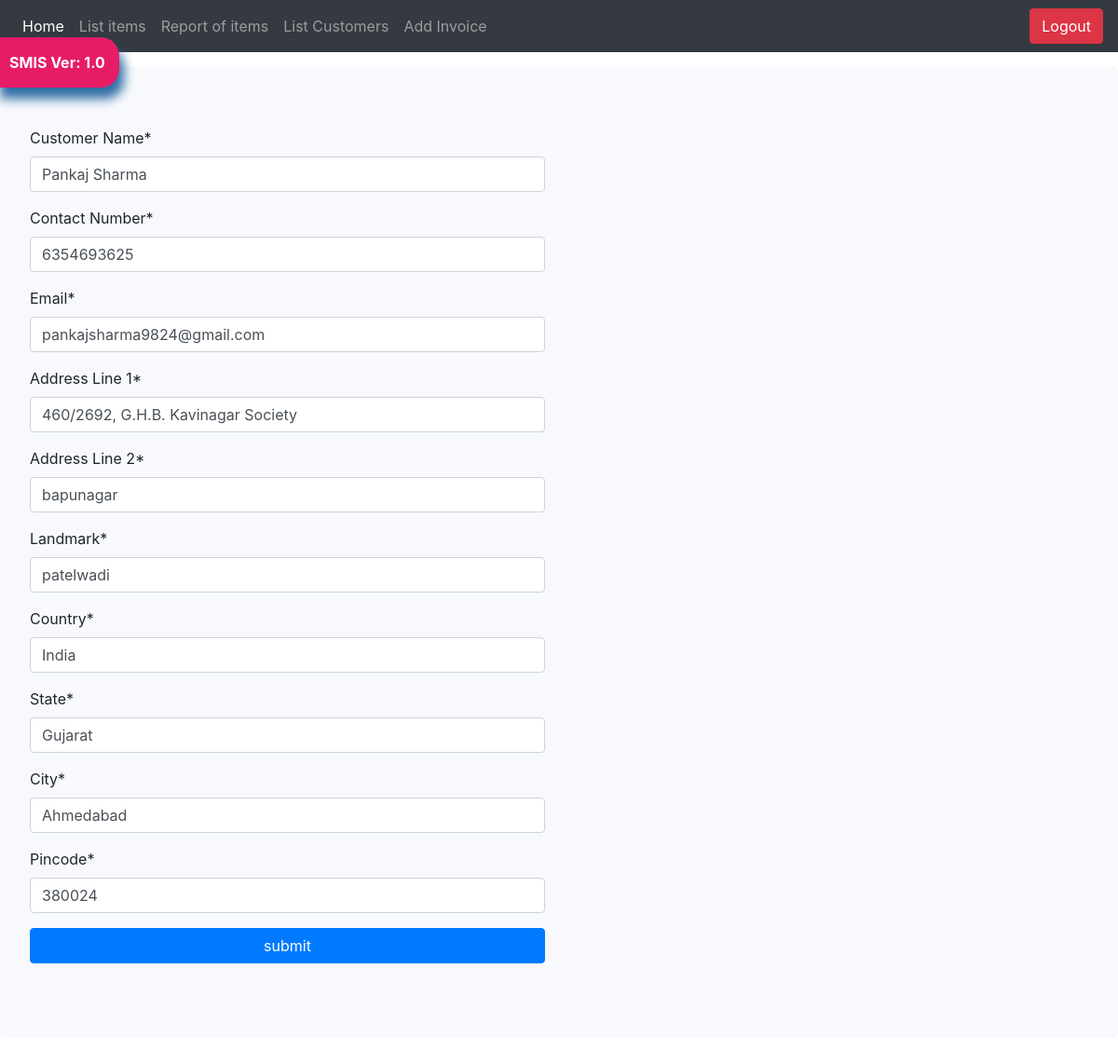
Screenshot of /customer_update/3/ with the database file from the repository.
### stockmanagement/models.py (models this page shows, shortened)
class CustomerDetails(models.Model):
    cust_name = models.CharField(max_length=50,verbose_name='Customer Name')
    contact_num = models.IntegerField(verbose_name='Contact Number')
    email = models.CharField(max_length=50,default="")
    address = models.CharField(max_length=90,verbose_name='Address Line 1')
    address_2 = models.CharField(max_length=90,verbose_name='Address Line 2')
    landmark = models.CharField(max_length=50,verbose_name='Landmark')
    country = models.CharField(max_length=50,verbose_name='Country')
    state = models.CharField(max_length=50,verbose_name='State')
    city = models.CharField(max_length=50,verbose_name='City')
    pincode = models.IntegerField(verbose_name='Pincode')

### stockmanagement/views.py (the view)
# urls.py: path('customer_update/<str:pk>/', views.update_customer, name="update_customer"),
def update_customer(request, pk):
        queryset = CustomerDetails.objects.get(id=pk)
        form = CustomerUpdateForm(instance=queryset)
        if request.method == 'POST':
            form = CustomerUpdateForm(request.POST, instance=queryset)
            if form.is_valid():
                form.save()
                messages.success(request, 'Successfully Updated')
                return redirect('/customer_view')
        context = {
            'form':form,
            'title':"Update Customer details"
        }
        return render(request, 'customerform.html', context)

### stockmanagement/forms.py
class CustomerUpdateForm(forms.ModelForm):
	class Meta:
		model = CustomerDetails
		fields = '__all__'

### stockmanagement/templates/customerform.html (shortened to what this page needs)
{% load static %}
{% include 'navbar.html' %}
{% load crispy_forms_tags %}
<html>
    <head>
        <link href="{% static 'css/stylesheet.css' %}" rel="stylesheet">
        <link href="{% static 'css/bootstrap.min.css' %}" rel="stylesheet">
        <link href="{% static 'css/navbar-top-fixed.css' %}" rel="stylesheet">
      </head>
    <body>
        <div class="jumbotron">
            <div class="row">
                <div class="col-sm-6">
                    <form method="POST">
                        {{form|crispy}}
                        <input class="btn btn-primary mybutton"type="submit" value='submit'/>
                    </form>
                </div>
            </div>
        </div>
    </body>
</html>

### stockmanagement/static/css/stylesheet.css (style rules this page uses)
body { background-image: url("../img/invoiceimg.jpg"); min-height : 75rem; padding-top : 4.5rem; height: 100%; background-position: center; background-repeat: no-repeat; background-size: cover; }
.mybutton { width: 100%; }

### stockmanagement/static/css/navbar-top-fixed.css (style rules this page uses)
body { min-height: 75rem; padding-top: 4.5rem; }

### rows the page displays
CustomerDetails: cust_name "Pankaj Sharma", contact_num "6354693625", email "pankajsharma9824@gmail.com", address "460/2692, G.H.B. Kavinagar Society", address_2 "bapunagar", landmark "patelwadi", country "India", state "Gujarat", city "Ahmedabad", pincode "380024"
